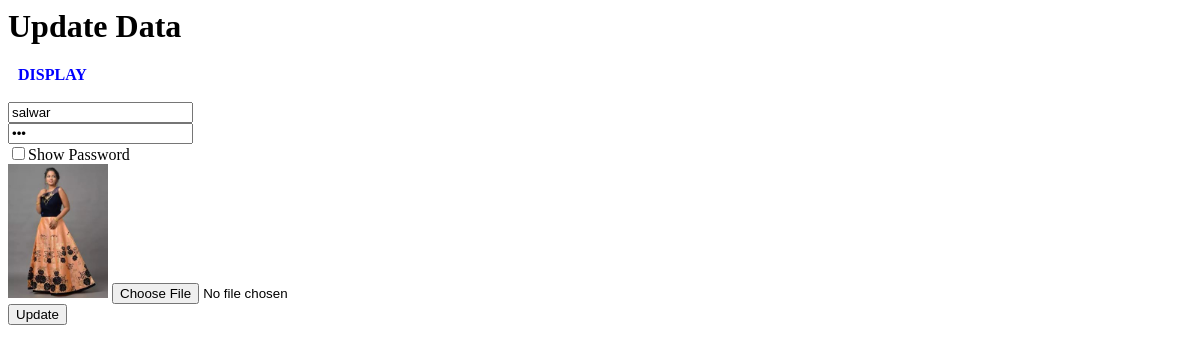
The app's page /before_update.php?id=31 with its own data.
### tables this page shows
CREATE TABLE `stud` (
  `id` int(5) NOT NULL,
  `name` varchar(10) NOT NULL,
  `pic` varchar(50) NOT NULL,
  `password` varchar(10) NOT NULL
);

### before_update.php (the view, shortened to what this page needs)
<head>
	<link rel="stylesheet" href="style.css" />
</head>
<h1>Update Data</h1>
<a href="display.php"> DISPLAY </a>
<?php
	$conn = mysqli_connect("localhost","root","","demo");
	$qry = "select name,password,pic from stud where id=".$_GET['id'];
	$result = mysqli_query($conn,$qry);
	$row = mysqli_fetch_assoc($result);
?>
<form action="update.php?id=<?php echo $_GET['id']; ?>" method="post" enctype="multipart/form-data">
	<br />
	<input type="text" name="name" placeholder="Name" value="<?php echo $row['name']?>"/>
	<br />
	<input type="password" name="password" id="myInput" placeholder="password" value="<?php echo $row['password']?>"/>
	<br />
	<input type="checkbox" onclick="myFunction()">Show Password
	<br />
	<img src="images/<?php echo $row['pic']?>" width="100px"/>
	<input type="file" name="fileToUpload" required/>
	<br />
	<input type="submit" value="Update" name="btnSubmit" />
</form>

### style.css (style rules this page uses)
a { color:blue; padding:5px; margin:5px; text-decoration:none; font-family:calibri; font-weight:bold; }

### records on screen
stud: name "salwar", pic (picture)
